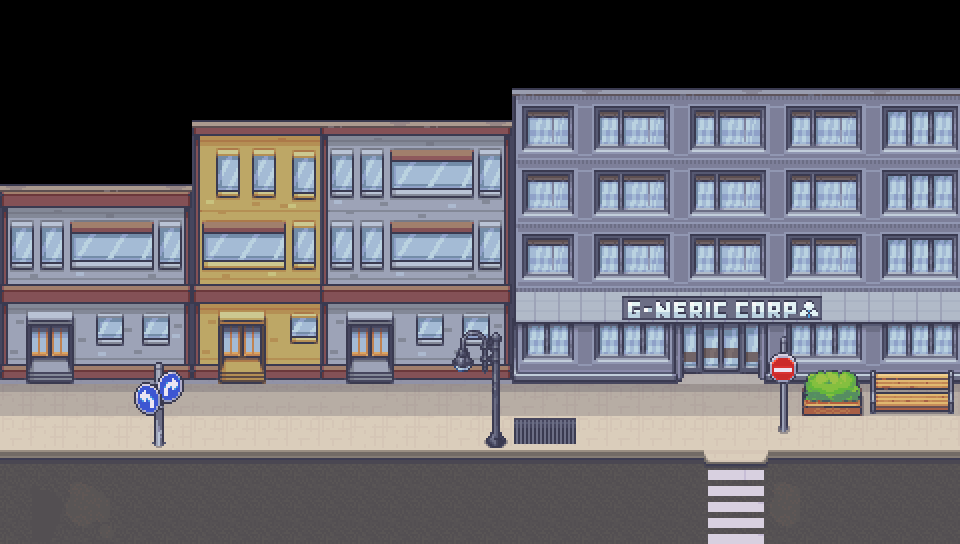

A level layout from a 2D game, rendered from its tile map. Below: a short description, then the map file with tile-grid data replaced by summaries:
An orthogonal 30x17 tile map with 32x32 px tiles, 4 tile layers (Terrain, Shadows, Buildings, CityProps), 7 tilesets and 20 objects (4x GarbagePoint, 3x GoToNextMap, 2x OtherInteraction, 2x NPC).

<map version="1.10" tiledversion="1.10.2" orientation="orthogonal" renderorder="right-down" width="30" height="17" tilewidth="32" tileheight="32" infinite="0" nextlayerid="7" nextobjectid="28">
 <tileset firstgid="1" source="tileSets/5_1Floor_Modular_Buildings_32x32.tsx" />
 <tileset firstgid="1185" source="tileSets/2_1City_Terrains_32x32.tsx" />
 <tileset firstgid="1875" source="tileSets/4_1Generic_Buildings_32x32.tsx" />
 <tileset firstgid="2675" source="tileSets/16_1Office_32x32.tsx" />
 <tileset firstgid="3283" source="tileSets/5_5Floor_Modular_Buildings_32x32.tsx" />
 <tileset firstgid="4467" source="tileSets/5_3Floor_Modular_Buildings_32x32.tsx" />
 <tileset firstgid="5651" source="tileSets/3_1City_Props_32x32.tsx" />
 <layer id="1" name="Terrain" width="30" height="17">
  <data>[510 cells, 210 non-empty, 17 distinct tile ids]</data>
 </layer>
 <layer id="3" name="Shadows" width="30" height="17">
  <data>[510 cells, 60 non-empty, 2 distinct tile ids]</data>
 </layer>
 <layer id="2" name="Buildings" width="30" height="17">
  <data>[510 cells, 272 non-empty, 195 distinct tile ids]</data>
 </layer>
 <layer id="4" name="CityProps" width="30" height="17">
  <data>[510 cells, 28 non-empty, 28 distinct tile ids]</data>
 </layer>
 <objectgroup id="5" name="Collisions">
  <object id="1" x="0" y="320" width="960" height="32" />
  <object id="2" x="-32" y="0" width="32" height="576" />
  <object id="3" x="0" y="544" width="960" height="32" />
  <object id="4" x="0" y="0" width="960" height="32" />
  <object id="5" x="480" y="352" width="32" height="64" />
  <object id="6" x="768" y="352" width="192" height="48" />
  <object id="7" x="960" y="0" width="32" height="576" />
  <object id="13" x="140" y="352" width="36" height="64" />
  <object id="26" x="320" y="336" width="32" height="48" />
 </objectgroup>
 <objectgroup id="6" name="SpawnPoints">
  <object id="11" name="OtherInteraction" type="OtherInteraction" x="704" y="288" width="32" height="32">
   <properties>
    <property name="imageName" value="arrow_down_32x32" />
   </properties>
  </object>
  <object id="10" name="GoToNextMap" type="GoToNextMap" x="704" y="320" width="32" height="32">
   <properties>
    <property name="NextMapName" value="office" />
    <property name="NextSpawnX" type="float" value="304" />
    <property name="NextSpawnY" type="float" value="256" />
   </properties>
  </object>
  <object id="14" name="GoToNextMap" type="GoToNextMap" x="0" y="352" width="16" height="192">
   <properties>
    <property name="MapResMultiplier" type="float" value="1.5" />
    <property name="NextMapName" value="outdoorsTaco" />
    <property name="NextSpawnX" type="float" value="896" />
   </properties>
  </object>
  <object id="18" name="OtherInteraction" type="OtherInteraction" x="896" y="322" width="32" height="64">
   <properties>
    <property name="imageName" value="thinking_32x64" />
   </properties>
  </object>
  <object id="19" name="NPC" type="NPC" x="896" y="352" width="32" height="64">
   <properties>
    <property name="npcName" value="julie_reading" />
   </properties>
  </object>
  <object id="20" name="GarbagePoint" type="GarbagePoint" x="448" y="416" width="32" height="32">
   <properties>
    <property name="imageName" value="garbage_sprinkle" />
    <property name="showWhen" type="int" value="60" />
   </properties>
  </object>
  <object id="21" name="GarbagePoint" type="GarbagePoint" x="512" y="416" width="64" height="32">
   <properties>
    <property name="imageName" value="garbage_bags" />
    <property name="showWhen" type="int" value="40" />
   </properties>
  </object>
  <object id="23" name="GarbagePoint" type="GarbagePoint" x="192" y="416" width="32" height="32">
   <properties>
    <property name="imageName" value="garbage_sprinkle" />
    <property name="showWhen" type="int" value="20" />
   </properties>
  </object>
  <object id="24" name="GarbagePoint" type="GarbagePoint" x="160" y="416" width="32" height="32">
   <properties>
    <property name="imageName" value="garbage_sprinkle" />
    <property name="showWhen" type="int" value="40" />
   </properties>
  </object>
  <object id="25" name="NPC" type="NPC" x="320" y="336" width="32" height="64">
   <properties>
    <property name="npcName" value="jack" />
   </properties>
  </object>
  <object id="27" name="GoToNextMap" type="GoToNextMap" x="944" y="352" width="16" height="192">
   <properties>
    <property name="MapResMultiplier" type="float" value="1.5" />
    <property name="NextMapName" value="outdoors" />
    <property name="NextSpawnX" type="float" value="40" />
   </properties>
  </object>
 </objectgroup>
</map>
